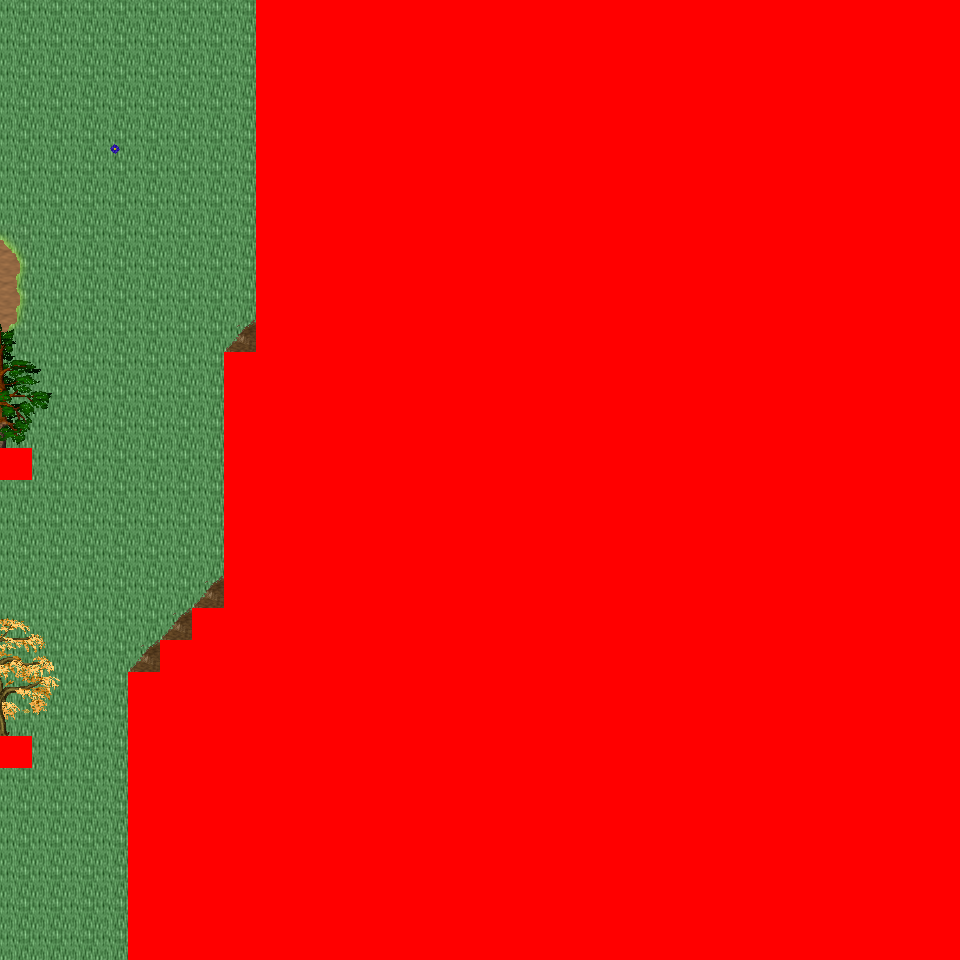

Tiled map render using the project's own tile images. Description and the map definition, with tile-layer contents summarised, below:
An orthogonal 30x30 tile map with 32x32 px tiles, 6 tile layers (Ground, Object, Object2, Above, ...), 25 tilesets and 4 objects (4x mapExit).

<map version="1.0" orientation="orthogonal" renderorder="right-down" width="30" height="30" tilewidth="32" tileheight="32" nextobjectid="5">
  <tileset firstgid="1" name="tileset_logic_collision" tilewidth="32" tileheight="32" tilecount="1" columns="1">
    <image source="../drawable/tileset_logic_collision.png" width="32" height="32" />
  </tileset>
  <tileset firstgid="2" name="tileset_ground_ridge_earth_pale" tilewidth="32" tileheight="32" tilecount="96" columns="12">
    <image source="../drawable/tileset_ground_ridge_earth_pale.png" width="384" height="256" />
  </tileset>
  <tileset firstgid="98" name="tileset_ground_ridge_earth_dark" tilewidth="32" tileheight="32" tilecount="96" columns="12">
    <image source="../drawable/tileset_ground_ridge_earth_dark.png" width="384" height="256" />
  </tileset>
  <tileset firstgid="194" name="tileset_ground_ground" tilewidth="32" tileheight="32" tilecount="33" columns="3">
    <image source="../drawable/tileset_ground_ground.png" width="96" height="352" />
  </tileset>
  <tileset firstgid="227" name="tileset_plant_stump_small_stump" tilewidth="32" tileheight="32" tilecount="4" columns="2">
    <image source="../drawable/tileset_plant_stump_small_stump.png" width="64" height="64" />
  </tileset>
  <tileset firstgid="231" name="tileset_plant_tree_fall_trees" tilewidth="32" tileheight="32" tilecount="40" columns="8">
    <image source="../drawable/tileset_plant_tree_fall_trees.png" width="256" height="160" />
  </tileset>
  <tileset firstgid="271" name="tileset_plant_tree_pine_tree" tilewidth="32" tileheight="32" tilecount="20" columns="4">
    <image source="../drawable/tileset_plant_tree_pine_tree.png" width="128" height="160" />
  </tileset>
  <tileset firstgid="291" name="tileset_plant_tree_tree_darkgreen" tilewidth="32" tileheight="32" tilecount="88" columns="8">
    <image source="../drawable/tileset_plant_tree_tree_darkgreen.png" width="256" height="352" />
  </tileset>
  <tileset firstgid="379" name="tileset_plant_leaves" tilewidth="32" tileheight="32" tilecount="8" columns="4">
    <image source="../drawable/tileset_plant_leaves.png" width="128" height="64" />
  </tileset>
  <tileset firstgid="387" name="tileset_plant_flower_daisy_blue" tilewidth="32" tileheight="32" tilecount="8" columns="2">
    <image source="../drawable/tileset_plant_flower_daisy_blue.png" width="64" height="128" />
  </tileset>
  <tileset firstgid="395" name="tileset_plant_flower_daisy_red" tilewidth="32" tileheight="32" tilecount="8" columns="2">
    <image source="../drawable/tileset_plant_flower_daisy_red.png" width="64" height="128" />
  </tileset>
  <tileset firstgid="403" name="tileset_plant_flower_daisy_white" tilewidth="32" tileheight="32" tilecount="8" columns="2">
    <image source="../drawable/tileset_plant_flower_daisy_white.png" width="64" height="128" />
  </tileset>
  <tileset firstgid="411" name="tileset_plant_flower_daisy_yellow" tilewidth="32" tileheight="32" tilecount="8" columns="2">
    <image source="../drawable/tileset_plant_flower_daisy_yellow.png" width="64" height="128" />
  </tileset>
  <tileset firstgid="419" name="tileset_ground_grass_corners" tilewidth="32" tileheight="32" tilecount="24" columns="6">
    <image source="../drawable/tileset_ground_grass_corners.png" width="192" height="128" />
  </tileset>
  <tileset firstgid="443" name="tileset_ground_grass_edges" tilewidth="32" tileheight="32" tilecount="36" columns="12">
    <image source="../drawable/tileset_ground_grass_edges.png" width="384" height="96" />
  </tileset>
  <tileset firstgid="479" name="tileset_ground_rock_pebbles" tilewidth="32" tileheight="32" tilecount="3" columns="1">
    <image source="../drawable/tileset_ground_rock_pebbles.png" width="32" height="96" />
  </tileset>
  <tileset firstgid="482" name="tileset_logic_portal" tilewidth="32" tileheight="32" tilecount="24" columns="8">
    <image source="../drawable/tileset_logic_portal.png" width="256" height="96" />
  </tileset>
  <tileset firstgid="506" name="tileset_logic_creature_ent" tilewidth="32" tileheight="32" tilecount="4" columns="4">
    <image source="../drawable/tileset_logic_creature_ent.png" width="128" height="32" />
  </tileset>
  <tileset firstgid="510" name="tileset_logic_creature_animal" tilewidth="32" tileheight="32" tilecount="32" columns="8">
    <image source="../drawable/tileset_logic_creature_animal.png" width="256" height="128" />
  </tileset>
  <tileset firstgid="542" name="tileset_logic_creature_human_evil" tilewidth="32" tileheight="32" tilecount="16" columns="8">
    <image source="../drawable/tileset_logic_creature_human_evil.png" width="256" height="64" />
  </tileset>
  <tileset firstgid="558" name="tileset_terrain_grassland" tilewidth="32" tileheight="32" tilecount="88" columns="8">
    <image source="../drawable/tileset_terrain_grassland.png" width="256" height="352" />
  </tileset>
  <tileset firstgid="646" name="tileset_terrain_cave_opening" tilewidth="32" tileheight="32" tilecount="12" columns="3">
    <image source="../drawable/tileset_terrain_cave_opening.png" width="96" height="128" />
  </tileset>
  <tileset firstgid="658" name="tileset_ground_ladder_vertical_dark" tilewidth="32" tileheight="32" tilecount="3" columns="3">
    <image source="../drawable/tileset_ground_ladder_vertical_dark.png" width="96" height="32" />
  </tileset>
  <tileset firstgid="661" name="tileset_plant_flower_flowers_mixed" tilewidth="32" tileheight="32" tilecount="16" columns="4">
    <image source="../drawable/tileset_plant_flower_flowers_mixed.png" width="128" height="128" />
  </tileset>
  <tileset firstgid="677" name="tileset_logic_creature_reptile" tilewidth="32" tileheight="32" tilecount="7" columns="7">
    <image source="../drawable/tileset_logic_creature_reptile.png" width="224" height="32" />
  </tileset>
  <layer name="Ground" width="30" height="30">
    <data>[900 cells, 900 non-empty, 3 distinct tile ids]</data>
  </layer>
  <layer name="Object" width="30" height="30">
    <data>[900 cells, 162 non-empty, 22 distinct tile ids]</data>
  </layer>
  <layer name="Object2" width="30" height="30">
    <data>[900 cells, 7 non-empty, 5 distinct tile ids]</data>
  </layer>
  <layer name="Above" width="30" height="30">
    <data>[900 cells, 48 non-empty, 32 distinct tile ids]</data>
  </layer>
  <layer name="Above2" width="30" height="30">
    <data>[900 cells, 0 non-empty, 0 distinct tile ids]</data>
  </layer>
  <layer name="Walkable" width="30" height="30">
    <data>[900 cells, 711 non-empty, 1 distinct tile ids]</data>
  </layer>
  <objectgroup name="MapEvents">
    <object id="1" name="south" type="mapExit" x="0" y="928" width="128" height="32">
      <properties>
        <property name="map" value="level_0_x54_y26" />
        <property name="x" value="0" />
        <property name="y" value="1" />
      </properties>
    </object>
    <object id="2" name="west" type="mapExit" x="0" y="0" width="32" height="448">
      <properties>
        <property name="map" value="level_0_x53_y25" />
        <property name="x" value="28" />
        <property name="y" value="0" />
      </properties>
    </object>
    <object id="3" name="west2" type="mapExit" x="0" y="480" width="32" height="256">
      <properties>
        <property name="map" value="level_0_x53_y25" />
        <property name="x" value="28" />
        <property name="y" value="15" />
      </properties>
    </object>
    <object id="4" name="west3" type="mapExit" x="0" y="768" width="32" height="192">
      <properties>
        <property name="map" value="level_0_x53_y25" />
        <property name="x" value="28" />
        <property name="y" value="24" />
      </properties>
    </object>
  </objectgroup>
</map>
